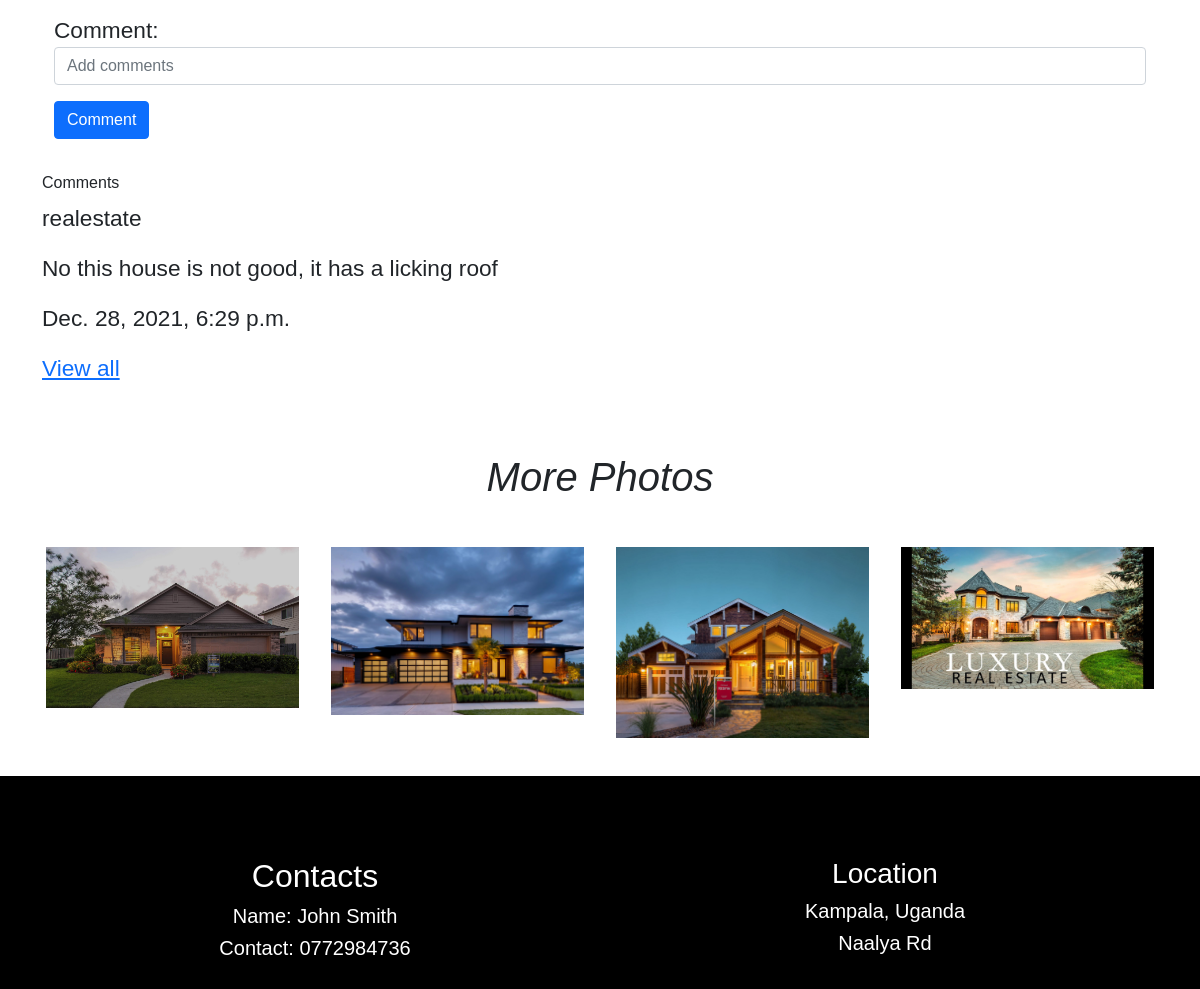
The page /detail/2/ (lower part) on the database as committed earlier.
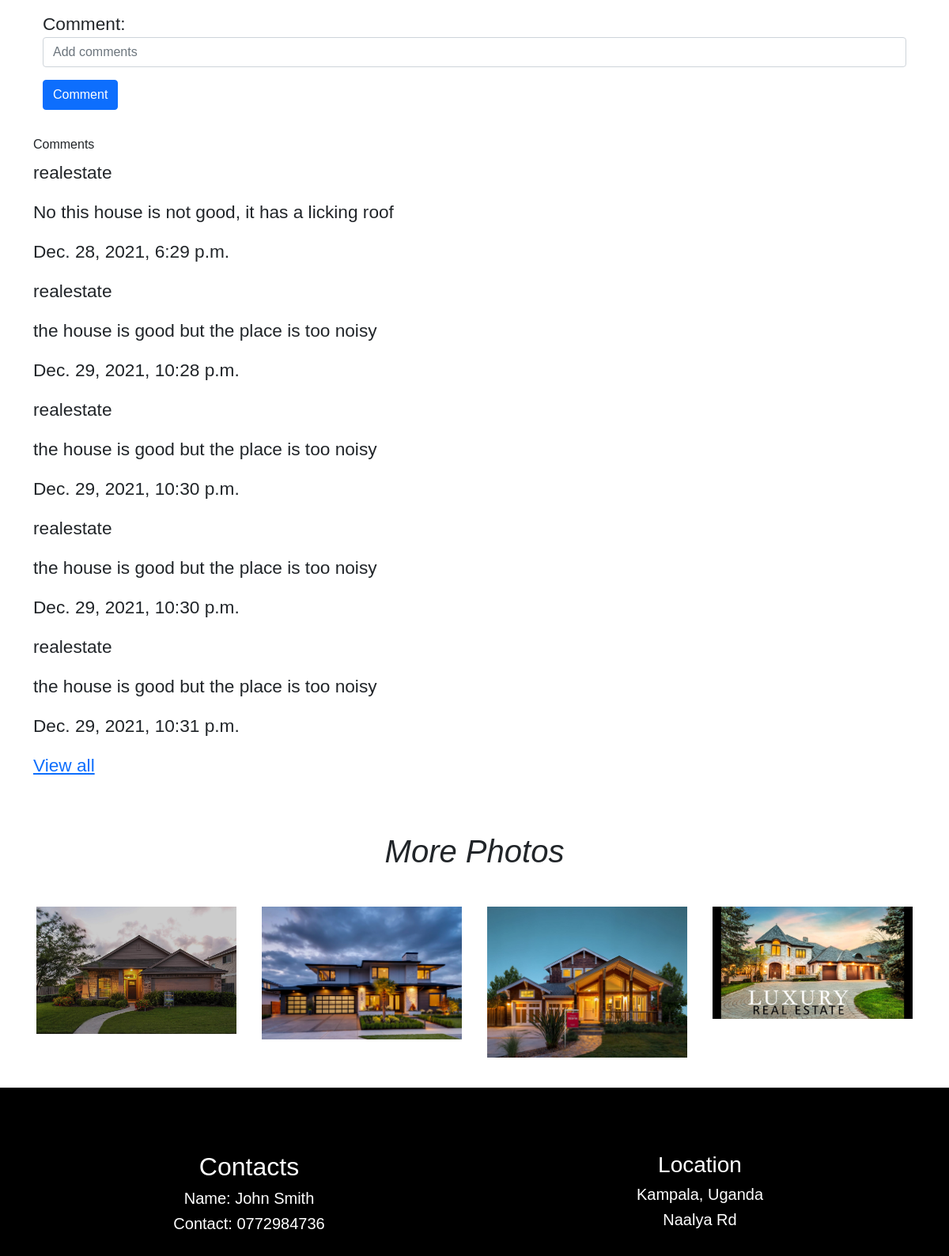
The same page on the database as committed later.
### core/models.py (models this page shows, shortened)
class Comment(models.Model):
    user=models.ForeignKey(User, on_delete=models.CASCADE)
    house = models.ForeignKey("House", related_name="comments", on_delete=models.DO_NOTHING)
    comment = models.TextField(max_length=100)
    date_added = models.DateTimeField(auto_now_add=True)

class House(models.Model):
    name=models.CharField(max_length=100)
    image=models.ImageField(upload_to="house/images")
    description = models.TextField(max_length=500)
    location = models.CharField(max_length=100)
    number_of_bedrooms = models.IntegerField(default=0)
    price = models.DecimalField(max_digits=5, decimal_places=2)
    agent = models.ForeignKey("Agent", on_delete=models.CASCADE)

class Agent(models.Model):
    name=models.CharField(max_length=30)
    contact = models.CharField(max_length=13)

### core/views.py (the view, shortened to what this page needs)
# urls.py: path("detail/<str:pk>/", detail_page, name="detail"),
def detail_page(request, pk):
    estates = House.objects.get(id=pk)
    form = CommentForm
    context = {
        'estates': estates,
        "form": form,
    }
    return render(request, 'core/detail_page.html', context)

### templates/core/detail_page.html (shortened to what this page needs)
{% extends 'core/base.html' %}
{% load static %}
    {% block body %}
        <div class="comment-section">
            <div class="container">
                <div class="container">
                    <div class="form-group">
                        <form action="" method="POST">
                            {{ form.as_p }}
                            <button class="btn btn-primary">Comment</button>
                        </form>
                    </div>
                </div> <br>
                <h6>Comments</h6>
                {% if not estates.comments.all %}
                    No comments
                {% else %}
                    {% for comment in estates.comments.all %}
                        <p>{{ comment.user }}</p>
                        <p>{{ comment.comment }}</p>
                        <p>{{ comment.date_added }}</p>
                    {% endfor %}
                    <a href="{% url 'comments' estates.pk %}">View all</a>
                {% endif %}
            </div>
        </div><br><br>
        <div class="house-images">
            <div class="container">
                <div class="text-center">
                    <h1 style="font-style: italic">More Photos</h1>
                </div><br>
                <div class="row justify-content-center">
                    <div class="col-lg-3 col-md-6 col-sm-12">
                        <div class="m-1 image1">
                            <img style="width:100%; height: 100%;" src="{% static 'images/r4.jpg' %}" alt="">
                        </div>
                    </div>
                    <div class="col-lg-3 col-md-6 col-sm-12">
                        <div class="m-1 image2">
                            <img style="width:100%; height: 100%;" src="{% static 'images/r3.jpg' %}" alt="">
                        </div>
                    </div>
                    <div class="col-lg-3 col-md-6 col-sm-12">
                        <div class="m-1 image3">
                            <img style="width:100%; height: 100%;" src="{% static 'images/r2.jpg' %}" alt="">
                        </div>
                    </div>
                    <div class="col-lg-3 col-md-6 col-sm-12">
                        <div class="m-1 image4">
                            <img style="width:100%; height: 100%;" src="{% static 'images/r1.jpg' %}" alt="">
                        </div>
                    </div>
                </div>
            </div>
        </div><br>
        <div class="agent_details"><br><br>
            <div class="container">
                <div class="row text-center">
                    <div class="col-lg-6 col-md-6 col-sm-6 col-xsm-12 pt-2 pb-3">
                        <h2>Contacts</h2>
                        <div class="contact-info">
                            <h5>Name: {{ estates.agent.name }}</h5>
                            <h5>Contact: {{ estates.agent.contact }}</h5>
                        </div>
                    </div>
                    <div class="col-lg-6 col-md-6 col-sm-6 col-xsm-12 pt-2 pb-3">
                        <h3>Location</h3>
                        <div class="locaction">
                            <h5>Kampala, Uganda</h5>
                            <h5>Naalya Rd</h5>
                        </div>
                    </div>
                </div>
            </div>
        </div>
    {% endblock %}

### templates/core/base.html (shortened to what this page needs)
{% load static %}
<!doctype html>
<html lang="en">
  <head>
    <link href="https://cdn.jsdelivr.net/npm/bootstrap@5.1.3/dist/css/bootstrap.min.css" rel="stylesheet">
    <link rel="stylesheet" href="https://use.fontawesome.com/releases/v5.15.4/css/all.css">
    <link rel="stylesheet" href="{% static 'css/styles.css' %}">
  </head>
  <body>
    {% block body %}
    {% endblock %}
  </body>
</html>

### core/static/css/styles.css (style rules this page uses)
body { font-family: 'Alegreya Sans SC', Arial, sans-serif; font-size: 17pt; }
* { padding: 0; margin: 0; box-sizing: border-box; }
.agent_details { background-color: #000; color: #fff; padding: 5px 0; }

Rows that differ between the two databases and show on the page:
added Comment: user "realestate", comment "the house is good but the place is too noisy", date_added "Dec. 29, 2021, 10:28 p.m."
added Comment: user "realestate", comment "the house is good but the place is too noisy", date_added "Dec. 29, 2021, 10:30 p.m."
added Comment: user "realestate", comment "the house is good but the place is too noisy", date_added "Dec. 29, 2021, 10:30 p.m."
added Comment: user "realestate", comment "the house is good but the place is too noisy", date_added "Dec. 29, 2021, 10:31 p.m."
